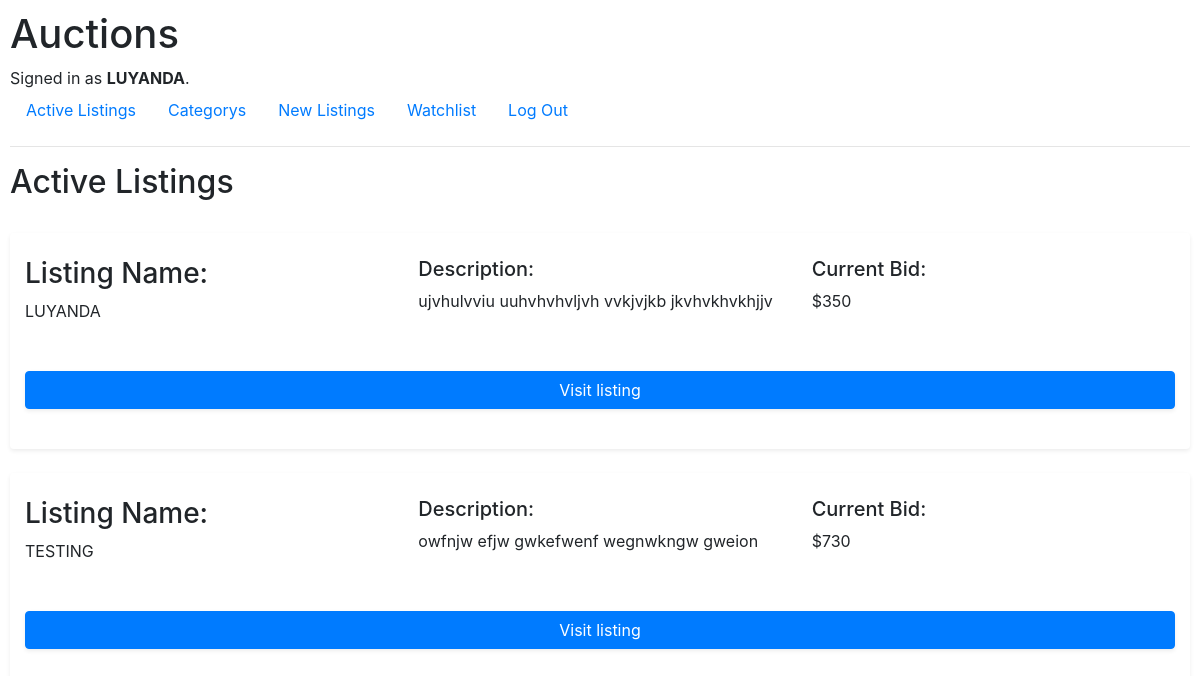
The page / (signed in) on the database as committed earlier.
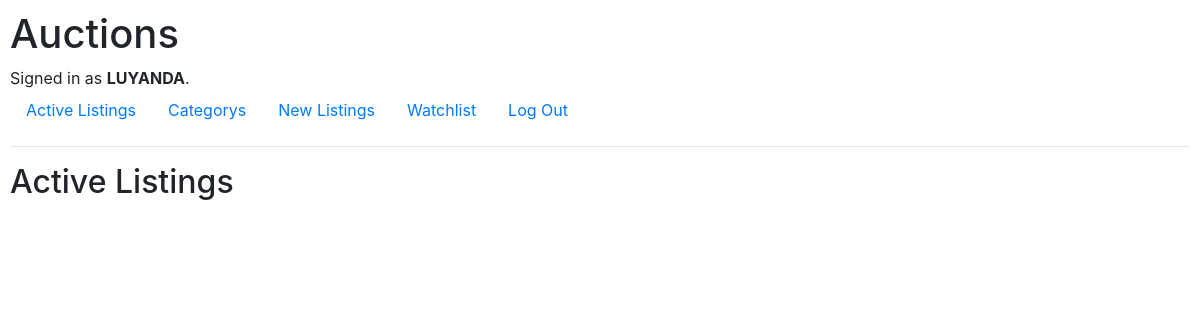
The same page on the database as committed later.
### auctions/models.py (models this page shows, shortened)
class Listings(models.Model):
    title = models.CharField(max_length=64)
    description = models.CharField(max_length=264)
    startingBid = models.IntegerField()
    watchlist = models.ManyToManyField(User, blank=True, related_name='watchlistItem')
    creater = models.ForeignKey(User, on_delete=models.CASCADE, related_name='created_listings', default=0)
    category = models.ForeignKey(category, on_delete=models.CASCADE, related_name="add_to_category", default="")

### auctions/views.py (the view)
# urls.py: path("", views.index, name="index"),
def index(request):
    return render(request, "auctions/index.html",{
        "listings": Listings.objects.all()
    })

### auctions/templates/auctions/index.html (shortened to what this page needs)
{% extends "auctions/layout.html" %}
{% block body %}
    <h2>Active Listings</h2>
    {% for listing in listings %}
        <br>
        <div class="container-fluid rounded shadow-sm">
            <br>
            <div class="row">
                <div class="col-lg">
                    <h3>Listing Name:</h3> {{ listing.title.upper }}
                </div>
                    <br>
                <div class="col-lg">
                        <h5>Description:</h5> {{ listing.description }}
                </div>
                    <br>
                <div class="col-lg">
                        <h5>Current Bid:</h5> ${{ listing.startingBid }}
                </div>
            </div>
            <div class="row">
                <div class="col-lg">
                </div>
            </div>
            <br>
            <form action="{% url 'listing' %}" method="post">
                <div class="form-group">
                    <button class="btn btn-primary btn-block rounded shadow-sm">Visit listing</button>
                </div>
            </form>
            <br>
        </div>
    {% endfor %}
{% endblock %}

Rows that differ between the two databases and show on the page:
removed Listings: title "LUYANDA", description "ujvhulvviu uuhvhvhvljvh vvkjvjkb jkvhvkhvkhjjv", startingBid "350"
removed Listings: title "TESTING", description "owfnjw efjw gwkefwenf wegnwkngw gweion", startingBid "730"
